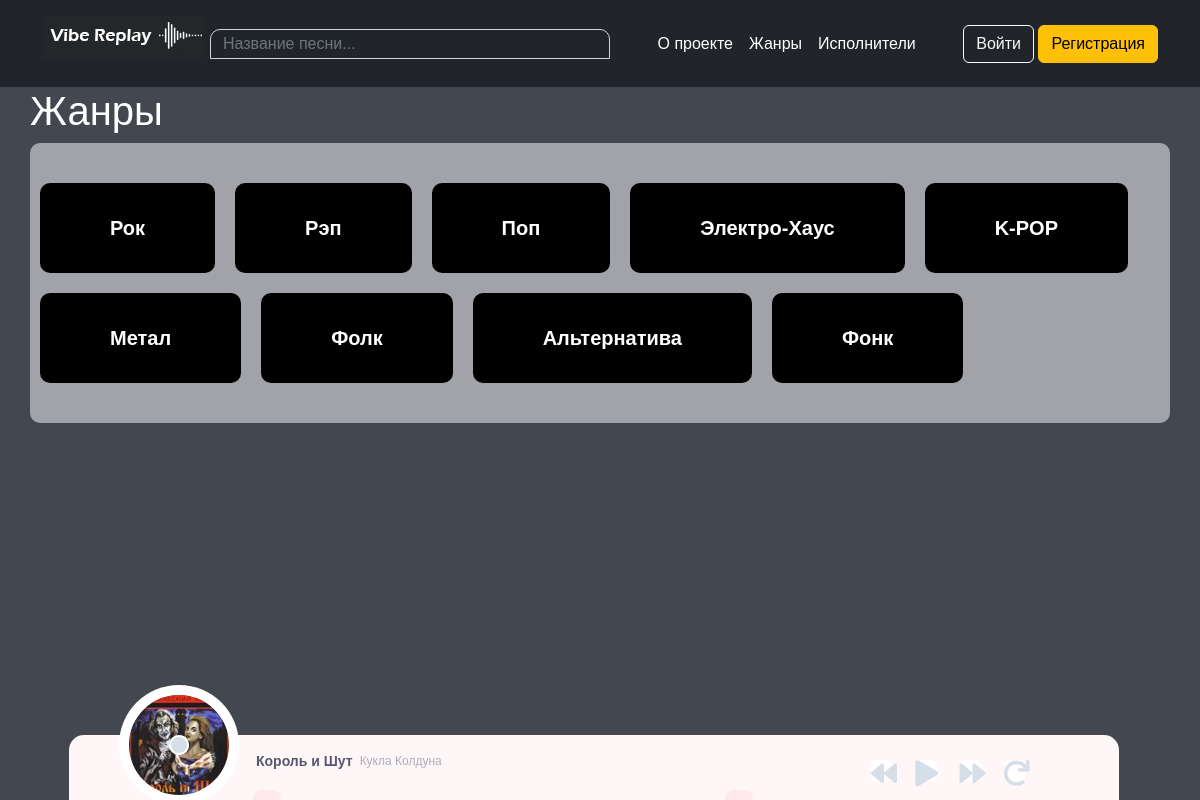
The page /categories on the database its author committed.
### main/models.py (models this page shows, shortened)
class Genre(models.Model):
    title = models.CharField(max_length=100, verbose_name='Название')  # Название жанра
    class Meta:
        verbose_name = 'Жанр'
        verbose_name_plural = 'Жанры'

### main/views.py (the view)
# urls.py: path('categories', CategoriesView.as_view(), name='categories'),
class CategoriesView(DataMixin, ListView):
    model = Genre
    template_name = 'main/categories.html'
    context_object_name = 'genres'
    def get_context_data(self, *, object_list=None, **kwargs):
        pl_id = 1
        if self.request.method == 'GET':
            if 'pl_id' in self.request.COOKIES:
                pl_id = self.request.COOKIES['pl_id']
        context = super().get_context_data(**kwargs)
        c_def = self.get_user_context(title='Жанры', pl_id=pl_id)
        return dict(list(context.items()) + list(c_def.items()))
    def get_queryset(self):
        return Genre.objects.all()

### main/templatetags/main_tags.py (called while the page is built)
@register.simple_tag()
def get_songs_info(pl_id):
    songs = Song.objects.filter(playlist__pk=pl_id)
    artist_names = []
    song_names = []
    song_urls = []
    cover_urls = []
    songs_id = []
    for s in songs:
        song_names.append(str(s.name))
        song_urls.append("/media/" + str(s.link))
        cover_urls.append("/media/" + str(s.icon))
        songs_id.append(str(s.pk))
    artists = Artist.objects.filter(song__in=songs_id)
    for a in artists:
        artist_names.append(str(a.name))
    return {'artists': artist_names, 'songs': song_names,
            'songs_urls': song_urls, 'cover_urls': cover_urls,
            'songs_id': songs_id}

### main/utils.py (called while the page is built)
    def get_user_context(self, **kwargs):
        context = kwargs
        user_menu = menu.copy()
        if not self.request.user.is_authenticated:
            user_menu[-1] = {'title': "Войти", 'url_name': 'login'}
        context['menu'] = user_menu
        return context

### templates/main/categories.html
{% extends 'main/base.html'%}
{% block content %}
<div class="main">
   <h1 class="h-genre">{{ title }}</h1>
    <div class="genre-container">
    {% for g in genres %}
        <div class="artists-body">
            <div class="cat-body">
                 {{ g.title }}
            </div>
        </div>
    {% endfor %}
</div>
</div>
{% endblock %}

### media/css/styles.css (style rules this page uses)
body { background-color:#434750; }

### main/static/main/css/styles.css (style rules this page uses)
:root { --header-outer-height: 60px; --header-inner-height: 40px; --header-height-difference: calc( var(--header-outer-height) - var(--header-inner-height) ); }
html, body { font-family: 'Arial', serif; margin: 0; padding: 0; height: 100%; width: 100%; color: white; }
.artists-body { padding: 10px; float: left; }
.genre-container { float:left; text-align: center; border-radius: 10px; background: rgba(255, 255, 255, 0.5); margin: 0 30px 30px 30px; padding-bottom: 30px; padding-top: 30px; justify-content: space-evenly; }
.cat-body { display: inline-block; border-radius: 10px; background-color: black; color: white; font-size: 20px; font-weight: bold; padding: 70px; padding-top: 30px; padding-bottom: 30px; }
.h-genre { padding-left: 30px; }

### rows shown on the page
Genre: title "Рок"
Genre: title "Рэп"
Genre: title "Поп"
Genre: title "Электро-Хаус"
Genre: title "K-POP"
Genre: title "Метал"
Genre: title "Фолк"
Genre: title "Альтернатива"
Genre: title "Фонк"

### other values the page prints
{{ m.title }} "О проекте" "Жанры" "Исполнители"
{{ m.title }} "Войти"
{{ title }} "Жанры"
